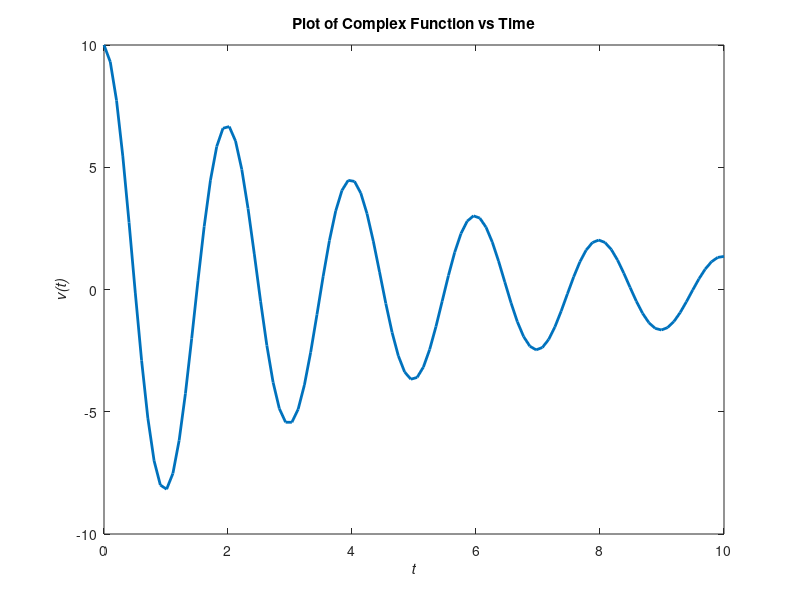

Here is the MATLAB script that generated this plot:
%{
8.7
Plot the function v(t) = 10*e^((-0.2 + j*pi)t) for 0 <= t <= 10 using the
function plot(t,v). What is displayed on the plot?
%}

%Set range of t and calculate values of v
t = linspace(0, 10);
v = 10 * exp((-0.2 + 1i*pi).*t); %MATLAB says use 1i for improved robustness

%Plot graph of t vs. real values of v(t)
plot(t, v, 'LineWidth', 2);
title('\bfPlot of Complex Function vs Time');
xlabel('\bf\itt');
ylabel('\bf\itv(t)');
fprintf('This plot ignores the imaginary parts of the complex number argument.\n');